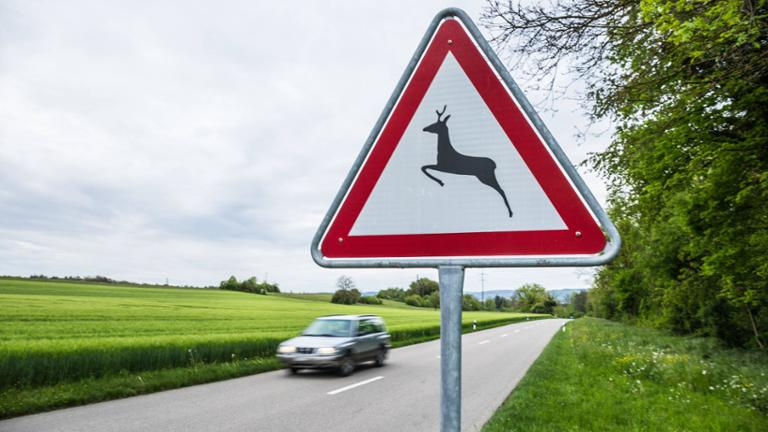
#> input picture resources/34242711-gefahrenschild-mit-einem-reh-darauf-Qp73.jpg, 768 x 432 px
$ python -i template_data.py   (imports and definitions only)
#> lines starting #> are read from the running program, lines starting #| are printed output that depends on the picture; after the words box and inside, x2 and y2 are one past the last pixel; in counts of white or black regions, pixels touching at a corner belong together
### src/masks/gefahrzeichen_manifest.py
from pathlib import Path


PROJECT_ROOT = Path(__file__).resolve().parents[2]
TEMPLATE_DIR = PROJECT_ROOT / "resources" / "templates" / "gefahrzeichen"


def template_path(code):
    filename = code.replace(".", "_").replace("-", "_") + ".png"
    return TEMPLATE_DIR / filename


# code, name, outer_type, image_path
GEFAHRZEICHEN_TEMPLATES = [
    ("101", "Gefahrstelle", "triangle", template_path("101")),
    ("101-10", "Flugbetrieb", "triangle", template_path("101-10")),
    ("101-11", "Fussgaengerueberweg", "triangle", template_path("101-11")),
    ("101-12", "Viehtrieb, Tiere", "triangle", template_path("101-12")),
    ("101-15", "Steinschlag", "triangle", template_path("101-15")),
    ("101-51", "Schnee- oder Eisglaette", "triangle", template_path("101-51")),
    ("101-52", "Splitt, Schotter", "triangle", template_path("101-52")),
    ("101-53", "Ufer", "triangle", template_path("101-53")),
    ("101-54", "Unzureichendes Lichtraumprofil", "triangle", template_path("101-54")),
    ("101-55", "Bewegliche Bruecke", "triangle", template_path("101-55")),
    ("102", "Kreuzung oder Einmuendung mit Vorfahrt von rechts", "triangle", template_path("102")),
    ("103", "Kurve rechts", "triangle", template_path("103")),
    ("105", "Doppelkurve zunaechst rechts", "triangle", template_path("105")),
    ("108", "Gefaelle 10 Prozent", "triangle", template_path("108")),
    ("110", "Steigung 12 Prozent", "triangle", template_path("110")),
    ("112", "Unebene Fahrbahn", "triangle", template_path("112")),
    ("114", "Schleuder- oder Rutschgefahr", "triangle", template_path("114")),
    ("117", "Seitenwind", "triangle", template_path("117")),
    ("120", "Verengte Fahrbahn", "triangle", template_path("120")),
    ("121", "Einseitig rechts verengte Fahrbahn", "triangle", template_path("121")),
    ("123", "Arbeitsstelle", "triangle", template_path("123")),
    ("124", "Stau", "triangle", template_path("124")),
    ("125", "Gegenverkehr", "triangle", template_path("125")),
    ("131", "Lichtzeichenanlage", "triangle", template_path("131")),
    ("133", "Fussgaenger", "triangle", template_path("133")),
    ("136", "Kinder", "triangle", template_path("136")),
    ("138", "Radverkehr", "triangle", template_path("138")),
    ("142", "Wildwechsel", "triangle", template_path("142")),
    ("151", "Bahnuebergang", "triangle", template_path("151")),
    ("156", "Dreistreifige Bake etwa 240 m vor Bahnuebergang", "bake", template_path("156")),
    ("159", "Zweistreifige Bake etwa 160 m vor Bahnuebergang", "bake", template_path("159")),
    ("162", "Einstreifige Bake etwa 80 m vor Bahnuebergang", "bake", template_path("162")),
]

### src/masks/richtzeichen_manifest.py
from pathlib import Path


PROJECT_ROOT = Path(__file__).resolve().parents[2]
TEMPLATE_DIR = PROJECT_ROOT / "resources" / "templates" / "richtzeichen"


def template_path(code):
    filename = code.replace(".", "_").replace("-", "_") + ".png"
    return TEMPLATE_DIR / filename


# code, name, outer_type, image_path
RICHTZEICHEN_TEMPLATES = [
    ("301", "Vorfahrt", "triangle", template_path("301")),
    ("306", "Vorfahrtstrasse", "diamond", template_path("306")),
    ("307", "Ende der Vorfahrtstrasse", "diamond", template_path("307")),
    ("331.1", "Kraftfahrstrasse", "rectangle", template_path("331.1")),
    ("331.2", "Ende der Kraftfahrstrasse", "rectangle", template_path("331.2")),
]

### src/masks/vorschriftzeichen_manifest.py
from pathlib import Path


PROJECT_ROOT = Path(__file__).resolve().parents[2]
TEMPLATE_DIR = PROJECT_ROOT / "resources" / "templates" / "vorschriftzeichen"


def template_path(code):
    filename = code.replace(".", "_").replace("-", "_") + ".png"
    return TEMPLATE_DIR / filename


# code, name, outer_type, image_path
# Nur Templates eintragen, die im aktiven Template-Ordner vorhanden und
# als Einzelbild brauchbar sind. Entfernte/kaputte Templates liegen im Backup.
VORSCHRIFTZEICHEN_TEMPLATES = [
    ("201", "Andreaskreuz, dem Schienenverkehr Vorrang gewaehren", "cross", template_path("201")),
    ("205", "Vorfahrt gewaehren", "triangle", template_path("205")),
    ("206", "Halt. Vorfahrt gewaehren", "octagon", template_path("206")),
    ("208", "Vorrang des Gegenverkehrs", "circle", template_path("208")),
    ("209", "Vorgeschriebene Fahrtrichtung rechts", "circle", template_path("209")),
    ("209-30", "Vorgeschriebene Fahrtrichtung geradeaus", "circle", template_path("209-30")),
    ("211", "Vorgeschriebene Fahrtrichtung hier rechts", "circle", template_path("211")),
    ("214", "Vorgeschriebene Fahrtrichtung geradeaus oder rechts", "circle", template_path("214")),
    ("215", "Kreisverkehr", "circle", template_path("215")),
    ("220", "Einbahnstrasse", "rectangle", template_path("220")),
    ("222", "Vorgeschriebene Vorbeifahrt rechts vorbei", "circle", template_path("222")),
    ("223.1", "Seitenstreifen befahren", "rectangle", template_path("223.1")),
    ("223.2", "Seitenstreifen nicht mehr befahren", "rectangle", template_path("223.2")),
    ("223.3", "Seitenstreifen raeumen", "rectangle", template_path("223.3")),
    ("224", "Haltestelle Linienverkehr und Schulbusse", "rectangle", template_path("224")),
    ("229", "Taxenstand", "rectangle", template_path("229")),
    ("230", "Ladebereich", "rectangle", template_path("230")),
    ("237", "Radweg", "circle", template_path("237")),
    ("238", "Reitweg", "circle", template_path("238")),
    ("239", "Gehweg", "circle", template_path("239")),
    ("240", "Gemeinsamer Geh- und Radweg", "circle", template_path("240")),
    ("241", "Getrennter Rad- und Gehweg", "circle", template_path("241")),
    ("242.1", "Beginn einer Fussgaengerzone", "rectangle", template_path("242.1")),
    ("242.2", "Ende einer Fussgaengerzone", "rectangle", template_path("242.2")),
    ("244.1", "Beginn einer Fahrradstrasse", "rectangle", template_path("244.1")),
    ("244.2", "Ende einer Fahrradstrasse", "rectangle", template_path("244.2")),
    ("244.3", "Beginn einer Fahrradzone", "rectangle", template_path("244.3")),
    ("244.4", "Ende einer Fahrradzone", "rectangle", template_path("244.4")),
    ("245", "Bussonderfahrstreifen", "circle", template_path("245")),
    ("250", "Verbot fuer Fahrzeuge aller Art", "circle", template_path("250")),
    ("251", "Verbot fuer Kraftwagen und sonstige mehrspurige Kraftfahrzeuge", "circle", template_path("251")),
    ("253", "Verbot fuer Kraftfahrzeuge ueber 3,5 t", "circle", template_path("253")),
    ("254", "Verbot fuer Radverkehr", "circle", template_path("254")),
    ("255", "Verbot fuer Kraftraeder", "circle", template_path("255")),
    ("257-50", "Verbot fuer Mofas", "circle", template_path("257-50")),
    ("257-51", "Verbot fuer Reiter", "circle", template_path("257-51")),
    ("259", "Verbot fuer Fussgaenger", "circle", template_path("259")),
    ("260", "Verbot fuer Kraftfahrzeuge", "circle", template_path("260")),
    ("261", "Verbot fuer kennzeichnungspflichtige Kraftfahrzeuge mit gefaehrlichen Guetern", "circle", template_path("261")),
    ("262", "Verbot fuer Fahrzeuge ueber angegebener tatsaechlicher Masse", "circle", template_path("262")),
    ("263", "Verbot fuer Fahrzeuge ueber angegebener tatsaechlicher Achslast", "circle", template_path("263")),
    ("264", "Verbot fuer Fahrzeuge ueber angegebener tatsaechlicher Breite", "circle", template_path("264")),
    ("265", "Verbot fuer Fahrzeuge ueber angegebener tatsaechlicher Hoehe", "circle", template_path("265")),
    ("266", "Verbot fuer Fahrzeuge ueber angegebener tatsaechlicher Laenge", "circle", template_path("266")),
    ("267", "Verbot der Einfahrt", "circle", template_path("267")),
    ("268", "Schneeketten vorgeschrieben", "circle", template_path("268")),
    ("269", "Verbot fuer Fahrzeuge mit wassergefaehrdender Ladung", "circle", template_path("269")),
    ("270.1", "Beginn einer Verkehrsverbotszone zur Verminderung schaedlicher Luftverunreinigungen", "rectangle", template_path("270.1")),
    ("270.2", "Ende einer Verkehrsverbotszone zur Verminderung schaedlicher Luftverunreinigungen", "rectangle", template_path("270.2")),
    ("272", "Verbot des Wendens", "circle", template_path("272")),
    ("273", "Verbot des Unterschreitens des angegebenen Mindestabstands", "circle", template_path("273")),
    ("274", "Zulaessige Hoechstgeschwindigkeit", "circle", template_path("274")),
    ("274.1", "Beginn einer Tempo-30-Zone", "rectangle", template_path("274.1")),
    ("274.2", "Ende einer Tempo-30-Zone", "rectangle", template_path("274.2")),
    ("275", "Vorgeschriebene Mindestgeschwindigkeit", "circle", template_path("275")),
    ("276", "Ueberholverbot fuer Kraftfahrzeuge aller Art", "circle", template_path("276")),
    ("277", "Ueberholverbot fuer Kraftfahrzeuge ueber 3,5 t", "circle", template_path("277")),
    ("277.1", "Verbot des Ueberholens von einspurigen Fahrzeugen", "circle", template_path("277.1")),
    ("278", "Ende der zulaessigen Hoechstgeschwindigkeit", "circle", template_path("278")),
    ("279", "Ende der vorgeschriebenen Mindestgeschwindigkeit", "circle", template_path("279")),
    ("280", "Ende des Ueberholverbots fuer Kraftfahrzeuge aller Art", "circle", template_path("280")),
    ("281", "Ende des Ueberholverbots fuer Kraftfahrzeuge ueber 3,5 t", "circle", template_path("281")),
    ("281.1", "Ende des Verbots des Ueberholens von einspurigen Fahrzeugen", "circle", template_path("281.1")),
    ("282", "Ende saemtlicher streckenbezogener Geschwindigkeitsbeschraenkungen und Ueberholverbote", "circle", template_path("282")),
    ("283", "Absolutes Haltverbot", "circle", template_path("283")),
    ("286", "Eingeschraenktes Haltverbot", "circle", template_path("286")),
    ("290.1", "Beginn eines eingeschraenkten Haltverbots fuer eine Zone", "rectangle", template_path("290.1")),
    ("290.2", "Ende eines eingeschraenkten Haltverbots fuer eine Zone", "rectangle", template_path("290.2")),
]

### src/masks/template_data.py
import matplotlib.pyplot as plt
import numpy as np
from skimage import io
from skimage.draw import polygon, disk
from skimage.color import rgb2gray
from skimage.transform import resize
from scipy.ndimage import binary_dilation, binary_erosion, binary_fill_holes, label

from masks.gefahrzeichen_manifest import GEFAHRZEICHEN_TEMPLATES
from masks.richtzeichen_manifest import RICHTZEICHEN_TEMPLATES
from masks.vorschriftzeichen_manifest import VORSCHRIFTZEICHEN_TEMPLATES


# [96 lines left out: functions get_triangle_template, get_downwards_triangle_template, get_diamond_template, get_square_template, get_circle_template, get_octagon_template, not called in this run]


def make_outer_shape_mask(shape, outer_type):
    height, width = shape
    mask = np.zeros(shape, dtype=bool)

    if outer_type == "circle":
        center = (height // 2, width // 2)
        radius = int(0.48 * min(height, width))
        rr, cc = disk(center, radius, shape=shape)
        mask[rr, cc] = True

    elif outer_type == "triangle":
        rows = np.array([0.04 * height, 0.95 * height, 0.95 * height])
        cols = np.array([0.50 * width, 0.04 * width, 0.95 * width])
        rr, cc = polygon(rows, cols, shape)
        mask[rr, cc] = True

    elif outer_type == "downwards_triangle":
        rows = np.array([0.04 * height, 0.04 * height, 0.96 * height])
        cols = np.array([0.04 * width, 0.96 * width, 0.50 * width])
        rr, cc = polygon(rows, cols, shape)
        mask[rr, cc] = True

    elif outer_type == "octagon":
        rows = np.array([
            0.04 * height, 0.04 * height, 0.30 * height, 0.70 * height,
            0.96 * height, 0.96 * height, 0.70 * height, 0.30 * height
        ])
        cols = np.array([
            0.30 * width, 0.70 * width, 0.96 * width, 0.96 * width,
            0.70 * width, 0.30 * width, 0.04 * width, 0.04 * width
        ])
        rr, cc = polygon(rows, cols, shape)
        mask[rr, cc] = True

    elif outer_type in ("square", "rectangle"):
        y_min = int(0.04 * height)
        y_max = int(0.96 * height)
        x_min = int(0.04 * width)
        x_max = int(0.96 * width)
        mask[y_min:y_max, x_min:x_max] = True

    return mask


def remove_outer_shape_artifacts(symbol, outer_type):
    symbol = np.asarray(symbol, dtype=bool)

    if outer_type not in {
        "circle", "triangle", "downwards_triangle",
        "octagon", "square", "rectangle"
    }:
        return symbol.astype(np.uint8)

    outer_shape = make_outer_shape_mask(symbol.shape, outer_type)

    erosion_size_by_type = {
        "circle": 25,
        "triangle": 19,
        "downwards_triangle": 19,
        "octagon": 17,
        "square": 15,
        "rectangle": 15,
    }

    erosion_size = erosion_size_by_type.get(outer_type, 17)

    inner_shape = binary_erosion(
        outer_shape,
        structure=np.ones((erosion_size, erosion_size), dtype=bool)
    )

    expected_border = outer_shape & ~inner_shape

    expected_border = binary_dilation(
        expected_border,
        structure=np.ones((5, 5), dtype=bool)
    )

    component_labels, _count = label(symbol)

    cleaned = np.zeros_like(symbol, dtype=bool)

    for component_label in np.unique(component_labels):
        if component_label == 0:
            continue

        component = component_labels == component_label
        area = component.sum()

        if area < 3:
            continue

        border_overlap = np.logical_and(
            component,
            expected_border
        ).sum() / area

        outside_inner_overlap = np.logical_and(
            component,
            ~inner_shape
        ).sum() / area

        inside_inner_overlap = np.logical_and(
            component,
            inner_shape
        ).sum() / area

        if border_overlap > 0.20:
            continue

        if outside_inner_overlap > 0.50:
            continue

        if inside_inner_overlap < 0.35:
            continue

        cleaned[component] = True

    cleaned = cleaned & inner_shape

    if cleaned.sum() == 0:
        return symbol.astype(np.uint8)

    return cleaned.astype(np.uint8)


# [21 lines left out: function load_binary_template, not called in this run]


def load_inner_symbol_template(path, outer_type, size=128):
#> called with outer_type = 'out.png', size = 128
    image = io.imread(path)
#> image is the input picture: shape (432, 768, 3); mean R, G, B 157.7, 161.5, 143.7

    if image.ndim == 2:
        return load_binary_template(path, size=size)

    if image.shape[2] == 4:
        image = image[..., :3]

    image = image.astype(float)
    if image.max() > 1:
        image = image / 255.0

    red = image[..., 0]
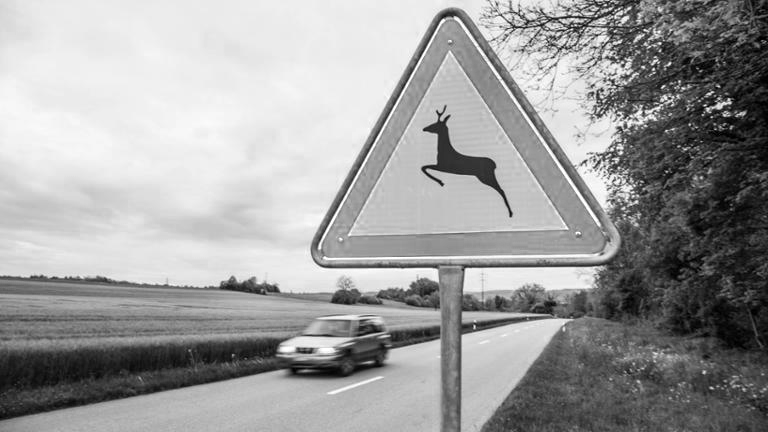
#> red: shape (432, 768) float64; min 0, max 1, mean 0.619
    green = image[..., 1]
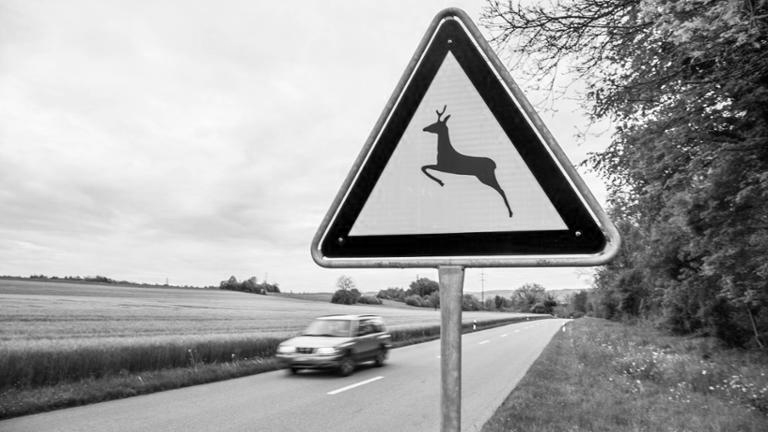
#> green: shape (432, 768) float64; min 0, max 1, mean 0.633
    blue = image[..., 2]
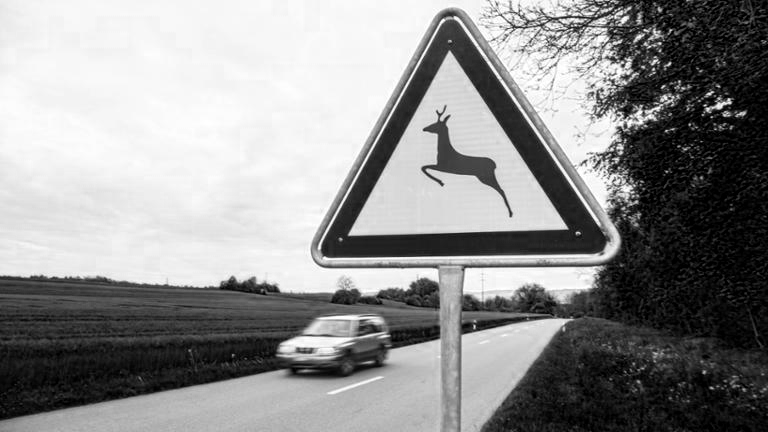
#> blue: shape (432, 768) float64; min 0, max 1, mean 0.564

    blue_sign = (
        (blue > 0.35) &
        (blue > red + 0.12) &
        (blue > green + 0.04)
    )
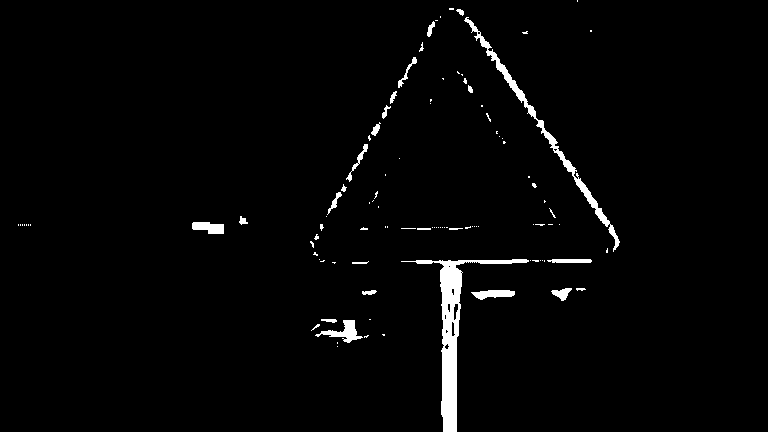
#> blue_sign: shape (432, 768) bool; 2.2% white; 102 white regions (77 under 20 px), largest, box (x1, y1, x2, y2) and area: (401, 259, 529, 432) 3065, (464, 17, 620, 252) 1543, (315, 320, 363, 343) 400

    red_sign = (
        (red > 0.45) &
        (red > green + 0.12) &
        (red > blue + 0.12)
    )
#> red_sign: shape (432, 768) bool; 5.3% white; 4 white regions (3 under 20 px), largest, box (x1, y1, x2, y2) and area: (321, 20, 606, 259) 17558

    dark_symbol = (
        (red < 0.25) &
        (green < 0.25) &
        (blue < 0.25)
    )
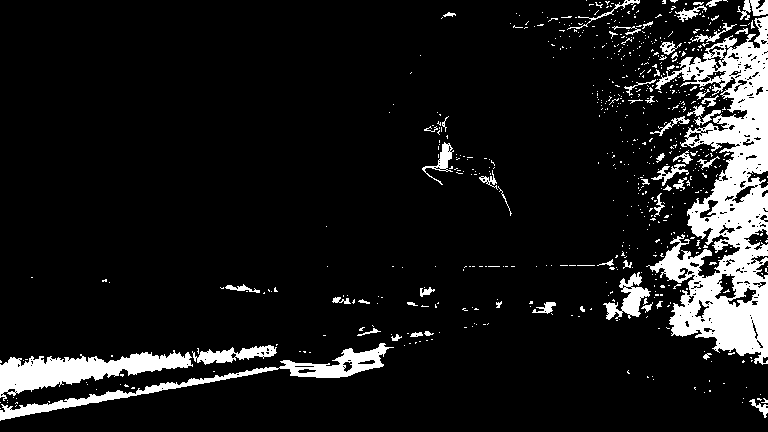
#> dark_symbol: shape (432, 768) bool; 10.1% white; 662 white regions (602 under 20 px), largest, box (x1, y1, x2, y2) and area: (646, 16, 768, 365) 18303, (0, 350, 193, 401) 4136, (0, 343, 394, 421) 3379

    filled_blue_area = binary_fill_holes(blue_sign)
#> filled_blue_area: shape (432, 768) bool; 2.2% white; 102 white regions (77 under 20 px), largest, box (x1, y1, x2, y2) and area: (401, 259, 529, 432) 3181, (464, 17, 620, 252) 1551, (315, 320, 363, 343) 400
    white_symbol = (
            (red > 0.82) &
            (green > 0.82) &
            (blue > 0.82)
    )
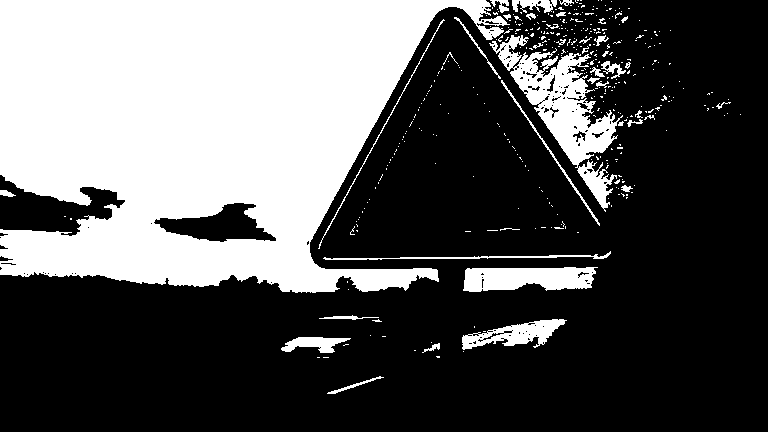
#> white_symbol: shape (432, 768) bool; 35% white; 393 white regions (352 under 20 px), largest, box (x1, y1, x2, y2) and area: (0, 0, 510, 293) 100016, (489, 35, 623, 212) 6783, (463, 267, 598, 292) 2656
    white_symbol_on_blue = filled_blue_area & white_symbol
#> white_symbol_on_blue: shape (432, 768) bool; 0.01% white in thin lines or dots, all inside (x1, y1, x2, y2) = (310, 0, 592, 344)

    inner_area = make_outer_shape_mask(red.shape, outer_type)
    inner_area = binary_erosion(
        inner_area,
        structure=np.ones((25, 25), dtype=bool)
    )

    dark_symbol_inside = dark_symbol & inner_area
#> dark_symbol_inside: shape (432, 768) bool; every value is 0

    if outer_type == "circle":
        red_symbol_inside = red_sign & inner_area
    else:
        red_symbol_inside = np.zeros_like(red_sign, dtype=bool)

    if outer_type == "circle" and red_symbol_inside.sum() > 20:
        combined_symbol = dark_symbol_inside | red_symbol_inside
    else:
        combined_symbol = dark_symbol_inside

    if white_symbol_on_blue.sum() > 20:
        symbol = white_symbol_on_blue
    elif combined_symbol.sum() > 20:
        symbol = combined_symbol
    elif dark_symbol_inside.sum() > 20:
        symbol = dark_symbol_inside
    elif dark_symbol.sum() > 20:
        symbol = dark_symbol
    else:
        symbol = load_binary_template(path, size=size)

    normalized = resize(
        symbol.astype(np.uint8),
        (size, size),
        order=0,
        preserve_range=True,
        anti_aliasing=False
    )
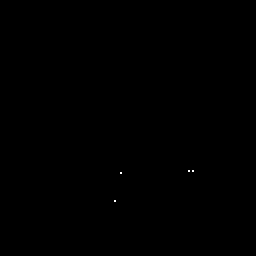
#> normalized: shape (128, 128) (shown 2 times larger); values 0 (black) and 1 (white), 0.02% white in thin lines or dots, all inside (x1, y1, x2, y2) = (57, 85, 97, 101)

    normalized = (normalized > 0.5).astype(np.uint8)
    return remove_outer_shape_artifacts(normalized, outer_type)


# [75 lines left out: functions get_vorschriftzeichen_templates_for_type, get_gefahrzeichen_templates_for_type, get_sign_templates_for_type, get_richtzeichen_templates_for_type, get_all_vorschriftzeichen_templates, not called in this run]

>>> result = load_inner_symbol_template('../../resources/34242711-gefahrenschild-mit-einem-reh-darauf-Qp73.jpg', 'out.png')
